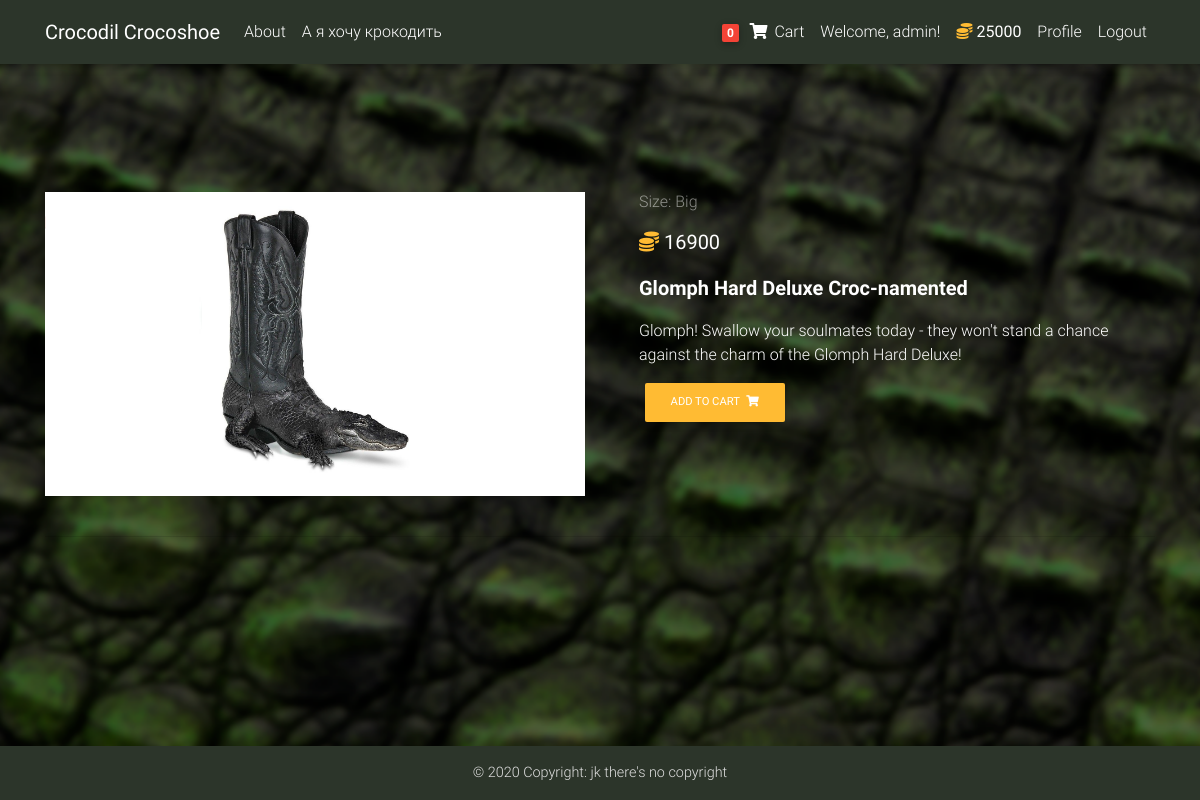
Screenshot of /products/glomph-hard-deluxe-croc-namented (signed in) with the database file from the repository.
### core/models.py (models this page shows, shortened)
class Order(models.Model):
    user = models.ForeignKey(settings.AUTH_USER_MODEL, on_delete=models.CASCADE)
    items = models.ManyToManyField(OrderItem)
    ordered = models.BooleanField(default=False)

class Player(models.Model):
    user = models.OneToOneField(User, on_delete=models.CASCADE)
    credit = models.IntegerField(validators=[MinValueValidator(0), MaxValueValidator(1_000_000)], default=2_000)

class Item(models.Model):
    name = models.CharField(max_length=50)
    description = models.TextField()
    image = models.CharField(max_length=30)
    image_desc = models.CharField(max_length=50)
    price = models.IntegerField(validators=[MinValueValidator(0), MaxValueValidator(1_000_000)])
    slug = models.SlugField()
    size = models.CharField(
        max_length=1,
        choices=(('S', 'Small'), ('M', 'Medium'), ('B', 'Big')),
        default='S',
    )
    def get_add_to_cart_url(self):
        return reverse("core:add-to-cart", kwargs={'slug': self.slug})
    class Meta:
        ordering = ['price']

### core/views.py (the view)
# urls.py: path('products/<slug>', ItemDetailView.as_view(), name='product'),
class ItemDetailView(DetailView):
    model = Item
    template_name = 'product.html'

### core/templatetags/cart_template_tags.py (called while the page is built)
@register.filter
def cart_item_count(user):
    if user.is_authenticated:
        qs = Order.objects.filter(user=user, ordered=False)
        if qs.exists():
            return qs[0].items.count()
    return 0

### templates/product.html (shortened to what this page needs)
{% extends 'base.html' %}
{% load static %}
{% block content %}
  <main class="mt-5 pt-4">
    <div class="container white-text mt-5">
      <div class="row wow fadeIn">
        <div class="col-md-6 mb-4">
          <img src="{% static object.image %}" class="img-fluid" alt='{{ object.image_desc }}'>
        </div>
        <div class="col-md-6 mb-4">
          <div class="px-4">
            <h6 class="mb-3 text-white-50">
                Size: {{ object.get_size_display }}
            </h6>
            <p class="lead">
              <strong><i class="fas fa-coins text-warning"></i> {{ object.price }}</strong>
            </p>
            <p class="lead font-weight-bold">{{ object.name }}</p>
            <p>{{ object.description }}</p>
            <a href="{{ object.get_add_to_cart_url }}" class="btn btn-warning btn-md my-0 p">Add to cart
              <i class="fas fa-shopping-cart ml-1"></i>
            </a>
          </div>
        </div>
      </div>
      <hr>
    </div>
  </main>
{% endblock %}

### templates/base.html (shortened to what this page needs)
{% load static %}
{% load cart_template_tags %}
<!DOCTYPE html>
<html lang="en">
<head>
    <link rel="stylesheet" href="https://use.fontawesome.com/releases/v5.11.2/css/all.css">
    <link href={% static "css/bootstrap.min.css" %} rel="stylesheet">
    <link href={% static "css/mdb.min.css" %} rel="stylesheet">
    <link href={% static "css/style.min.css" %} rel="stylesheet">
</head>
<body id="bg">
    <div class="view">
        <nav class="navbar fixed-top navbar-expand-lg navbar-dark my-bar scrolling-navbar text-white">
            <div class="container">
            <a class="navbar-brand waves-effect" href="/">
                <strong>Crocodil Crocoshoe</strong>
            </a>
            <div class="collapse navbar-collapse" id="navbarSupportedContent">
                <ul class="navbar-nav mr-auto">
                    <li class="nav-item">
                        <a class="nav-link waves-effect" href="{% url 'core:about' %}">About</a>
                    </li>
                    <li class="nav-item">
                        <a class="nav-link waves-effect" href="{% url 'core:clicky' %}">А я хочу крокодить</a>
                    </li>
                </ul>
                {% if request.user.is_authenticated %}
                    <ul class="navbar-nav nav-flex-icons">
                        <li class="nav-item">
                            <a href="{% url 'core:order-summary' %}" class="nav-link waves-effect">
                                <span class="badge red z-depth-1 mr-1"> {{ request.user|cart_item_count }} </span>
                                <i class="fas fa-shopping-cart"></i>
                                <span class="clearfix d-none d-sm-inline-block"> Cart </span>
                            </a>
                        </li>
                        <li class="nav-item">
                            <span class="py-2 px-2 clearfix d-none d-sm-inline-block"> Welcome, {{ request.user }}! </span>
                        </li>
                        <li class="nav-item">
                            <span class="py-2 px-2 clearfix d-inline-block">
                                <strong><i class="fas fa-coins text-warning"></i> {{ request.user.player.credit }}</strong>
                            </span>
                        </li>
                        <li class="nav-item">
                            <a href="{% url 'core:profile' %}" class="nav-link waves-effect">
                                <span class="clearfix d-sm-inline-block"> Profile </span>
                            </a>
                        </li>
                        <li class="nav-item">
                            <a href="{% url 'account_logout' %}" class="nav-link waves-effect">
                                <span class="clearfix d-sm-inline-block"> Logout </span>
                            </a>
                        </li>
                    </ul>
                {% endif %}
            </div>
            </div>
        </nav>
        <div class="mt-5 pt-4">
        </div>
        {% block content  %}
        {% endblock %}
        <footer class="my-bar text-center font-small mt-4 wow {% block footer_fade %}fadeIn {% endblock %}fixed-bottom">
            <div class="footer-copyright text-light py-3">
                © 2020 Copyright: jk there's no copyright
            </div>
        </footer>
    </div>
</body>
</html>

### templates/base.html (style rules this page uses)
html, body, header, { height: 60vh; }

### rows the page displays
Item: image (picture), size "Big", price "16900", name "Glomph Hard Deluxe Croc-namented", description "Glomph! Swallow your soulmates today - they won't stand a chance against the charm of the Glomph Hard Deluxe!"

### other values shown
{{ request.user|cart_item_count }} "0"
{{ request.user }} "admin"
{{ request.user.player.credit }} "25000"
